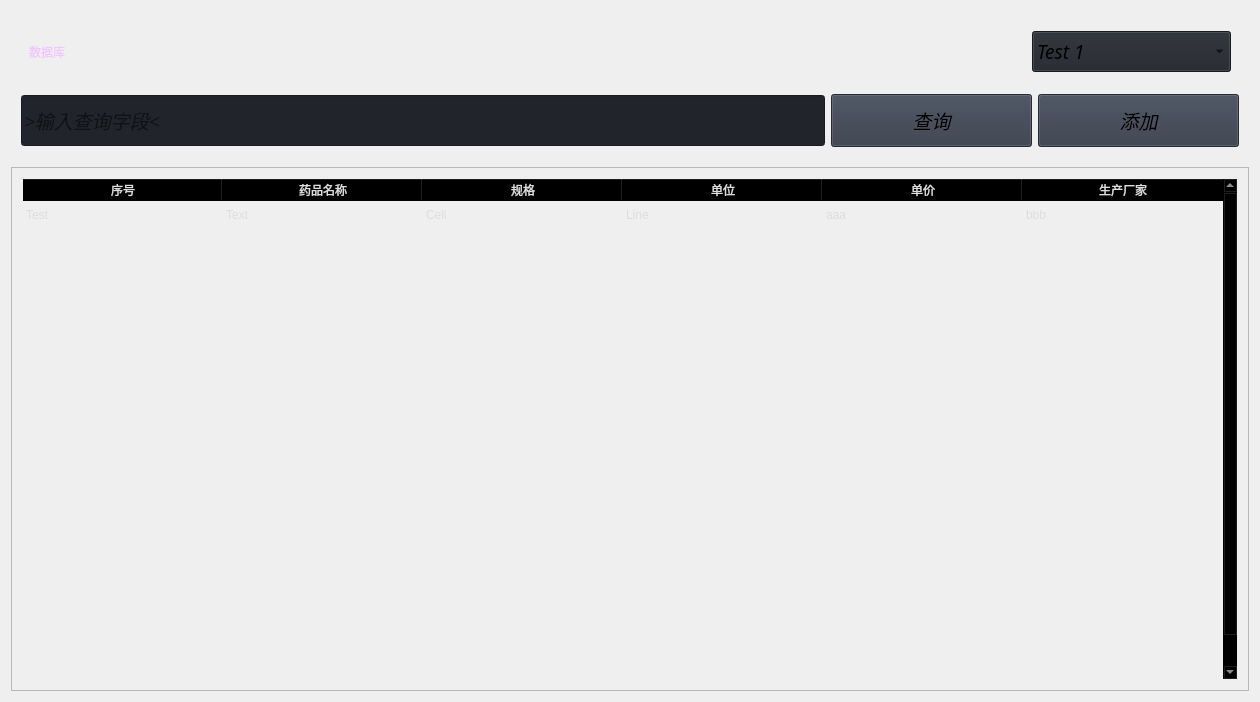
                     <widget class="QWidget" name="widgets">
                      <property name="styleSheet">
                       <string notr="true">font: italic 14pt &quot;Smiley Sans&quot;;</string>
                      </property>
                      <layout class="QVBoxLayout" name="verticalLayout" stretch="2,7">
                       <property name="topMargin">
                        <number>11</number>
                       </property>
                       <item>
                        <widget class="QFrame" name="row_1">
                         <property name="styleSheet">
                          <string notr="true">height: 35px;</string>
                         </property>
                         <layout class="QVBoxLayout" name="verticalLayout_16" stretch="1,1">
                          <item>
                           <widget class="QFrame" name="wid_3">
                            <layout class="QHBoxLayout" name="horizontalLayout_11" stretch="5,1">
                             <item>
                              <widget class="QLabel" name="label_database">
                               <property name="styleSheet">
                                <string notr="true">color: #F3C5FF;
background-image: url(:/images/images/images/bk.png);
background-position: center;
background-repeat: no-repeat;
font: italic 20pt &quot;Smiley Sans&quot;;</string>
                               </property>
                               <property name="lineWidth">
                                <number>1</number>
                               </property>
                               <property name="text">
                                <string>数据库</string>
                               </property>
                               <property name="alignment">
                                <set>Qt::AlignLeading|Qt::AlignLeft|Qt::AlignVCenter</set>
                               </property>
                              </widget>
                             </item>
                             <item>
                              <widget class="QComboBox" name="comboBox_sheet">
                               <property name="font">
                                <font>
                                 <family>Smiley Sans</family>
                                 <pointsize>14</pointsize>
                                 <weight>50</weight>
                                 <italic>true</italic>
                                 <bold>false</bold>
                                </font>
                               </property>
                               <property name="autoFillBackground">
                                <bool>false</bool>
                               </property>
                               <property name="styleSheet">
                                <string notr="true">background-color: rgb(33, 37, 43);
font: italic 14pt &quot;Smiley Sans&quot;;</string>
                               </property>
                               <property name="currentText">
                                <string>Test 1</string>
                               </property>
                               <property name="iconSize">
                                <size>
                                 <width>16</width>
                                 <height>16</height>
                                </size>
                               </property>
                               <property name="frame">
                                <bool>true</bool>
                               </property>
                               <item>
                                <property name="text">
                                 <string>Test 1</string>
                                </property>
                               </item>
                               <item>
                                <property name="text">
                                 <string>Test 2</string>
                                </property>
                               </item>
                               <item>
                                <property name="text">
                                 <string>Test 3</string>
                                </property>
                               </item>
                              </widget>
                             </item>
                            </layout>
                           </widget>
                          </item>
                          <item>
                           <widget class="QFrame" name="wid_4">
                            <property name="styleSheet">
                             <string notr="true">height: 45px;</string>
                            </property>
                            <layout class="QHBoxLayout" name="horizontalLayout_9" stretch="4,1,1">
                             <property name="leftMargin">
                              <number>1</number>
                             </property>
                             <property name="topMargin">
                              <number>1</number>
                             </property>
                             <property name="rightMargin">
                              <number>1</number>
                             </property>
                             <property name="bottomMargin">
                              <number>1</number>
                             </property>
                             <item>
                              <widget class="QLineEdit" name="lineEdit_select">
                               <property name="minimumSize">
                                <size>
                                 <width>0</width>
                                 <height>30</height>
                                </size>
                               </property>
                               <property name="font">
                                <font>
                                 <family>Smiley Sans</family>
                                 <pointsize>14</pointsize>
                                 <weight>50</weight>
                                 <italic>true</italic>
                                 <bold>false</bold>
                                </font>
                               </property>
                               <property name="styleSheet">
                                <string notr="true">background-color: rgb(33, 37, 43);</string>
                               </property>
                               <property name="text">
                                <string/>
                               </property>
                               <property name="placeholderText">
                                <string>&gt;输入查询字段&lt;</string>
                               </property>
                              </widget>
                             </item>
                             <item>
                              <widget class="QPushButton" name="pushButton_select">
                               <property name="minimumSize">
                                <size>
                                 <width>150</width>
                                 <height>30</height>
                                </size>
                               </property>
                               <property name="font">
                                <font>
                                 <family>Smiley Sans</family>
                                 <pointsize>14</pointsize>
                                 <weight>50</weight>
                                 <italic>true</italic>
                                 <bold>false</bold>
                                </font>
                               </property>
                               <property name="cursor">
                                <cursorShape>PointingHandCursor</cursorShape>
                               </property>
                               <property name="styleSheet">
                                <string notr="true">background-color: rgb(52, 59, 72);</string>
                               </property>
                               <property name="text">
                                <string>查询</string>
                               </property>
                               <property name="icon">
                                <iconset resource="resources.qrc">
                                 <normaloff>:/icons/images/icons/cil-find-in-page.png</normaloff>:/icons/images/icons/cil-find-in-page.png</iconset>
                               </property>
                              </widget>
                             </item>
                             <item>
                              <widget class="QPushButton" name="pushButton_add">
                               <property name="minimumSize">
                                <size>
                                 <width>150</width>
                                 <height>30</height>
                                </size>
                               </property>
                               <property name="font">
                                <font>
                                 <family>Smiley Sans</family>
                                 <pointsize>14</pointsize>
                                 <weight>50</weight>
                                 <italic>true</italic>
                                 <bold>false</bold>
                                </font>
                               </property>
                               <property name="cursor">
                                <cursorShape>PointingHandCursor</cursorShape>
                               </property>
                               <property name="styleSheet">
                                <string notr="true">background-color: rgb(52, 59, 72);</string>
                               </property>
                               <property name="text">
                                <string>添加</string>
                               </property>
                               <property name="icon">
                                <iconset resource="resources.qrc">
                                 <normaloff>:/icons/images/icons/cil-library-add.png</normaloff>:/icons/images/icons/cil-library-add.png</iconset>
                               </property>
                              </widget>
                             </item>
                            </layout>
                           </widget>
                          </item>
                         </layout>
                        </widget>
                       </item>
                       <item>
                        <widget class="QFrame" name="row_3">
                         <property name="minimumSize">
                          <size>
                           <width>0</width>
                           <height>150</height>
                          </size>
                         </property>
                         <property name="frameShape">
                          <enum>QFrame::StyledPanel</enum>
                         </property>
                         <property name="frameShadow">
                          <enum>QFrame::Raised</enum>
                         </property>
                         <layout class="QVBoxLayout" name="verticalLayout_17">
                          <property name="spacing">
                           <number>7</number>
                          </property>
                          <property name="leftMargin">
                           <number>11</number>
                          </property>
                          <property name="topMargin">
                           <number>11</number>
                          </property>
                          <property name="rightMargin">
                           <number>11</number>
                          </property>
                          <property name="bottomMargin">
                           <number>11</number>
                          </property>
                          <item>
                           <widget class="QTableWidget" name="tableWidget_drug">
                            <property name="sizePolicy">
                             <sizepolicy hsizetype="Expanding" vsizetype="Expanding">
                              <horstretch>0</horstretch>
                              <verstretch>0</verstretch>
                             </sizepolicy>
                            </property>
                            <property name="palette">
                             <palette>
                              <active>
                               <colorrole role="WindowText">
                                <brush brushstyle="SolidPattern">
                                 <color alpha="255">
                                  <red>221</red>
                                  <green>221</green>
                                  <blue>221</blue>
                                 </color>
                                </brush>
                               </colorrole>
                               <colorrole role="Button">
                                <brush brushstyle="SolidPattern">
                                 <color alpha="0">
                                  <red>0</red>
                                  <green>0</green>
                                  <blue>0</blue>
                                 </color>
                                </brush>
                               </colorrole>
                               <colorrole role="Text">
                                <brush brushstyle="SolidPattern">
                                 <color alpha="255">
                                  <red>221</red>
                                  <green>221</green>
                                  <blue>221</blue>
                                 </color>
                                </brush>
                               </colorrole>
                               <colorrole role="ButtonText">
                                <brush brushstyle="SolidPattern">
                                 <color alpha="255">
                                  <red>221</red>
                                  <green>221</green>
                                  <blue>221</blue>
                                 </color>
                                </brush>
                               </colorrole>
                               <colorrole role="Base">
                                <brush brushstyle="NoBrush">
                                 <color alpha="255">
                                  <red>0</red>
                                  <green>0</green>
                                  <blue>0</blue>
                                 </color>
                                </brush>
                               </colorrole>
                               <colorrole role="Window">
                                <brush brushstyle="SolidPattern">
                                 <color alpha="0">
                                  <red>0</red>
                                  <green>0</green>
                                  <blue>0</blue>
                                 </color>
                                </brush>
                               </colorrole>
                               <colorrole role="PlaceholderText">
                                <brush brushstyle="NoBrush">
                                 <color alpha="128">
                                  <red>221</red>
                                  <green>221</green>
                                  <blue>221</blue>
                                 </color>
                                </brush>
                               </colorrole>
                              </active>
                              <inactive>
                               <colorrole role="WindowText">
                                <brush brushstyle="SolidPattern">
                                 <color alpha="255">
                                  <red>221</red>
                                  <green>221</green>
                                  <blue>221</blue>
                                 </color>
                                </brush>
                               </colorrole>
                               <colorrole role="Button">
                                <brush brushstyle="SolidPattern">
                                 <color alpha="0">
                                  <red>0</red>
                                  <green>0</green>
                                  <blue>0</blue>
                                 </color>
                                </brush>
                               </colorrole>
                               <colorrole role="Text">
                                <brush brushstyle="SolidPattern">
                                 <color alpha="255">
                                  <red>221</red>
                                  <green>221</green>
                                  <blue>221</blue>
                                 </color>
                                </brush>
                               </colorrole>
                               <colorrole role="ButtonText">
                                <brush brushstyle="SolidPattern">
                                 <color alpha="255">
                                  <red>221</red>
                                  <green>221</green>
                                  <blue>221</blue>
                                 </color>
                                </brush>
                               </colorrole>
                               <colorrole role="Base">
                                <brush brushstyle="NoBrush">
                                 <color alpha="255">
                                  <red>0</red>
                                  <green>0</green>
                                  <blue>0</blue>
                                 </color>
                                </brush>
                               </colorrole>
                               <colorrole role="Window">
                                <brush brushstyle="SolidPattern">
                                 <color alpha="0">
                                  <red>0</red>
                                  <green>0</green>
                                  <blue>0</blue>
                                 </color>
                                </brush>
                               </colorrole>
                               <colorrole role="PlaceholderText">
                                <brush brushstyle="NoBrush">
                                 <color alpha="128">
                                  <red>221</red>
                                  <green>221</green>
                                  <blue>221</blue>
                                 </color>
                                </brush>
                               </colorrole>
                              </inactive>
                              <disabled>
                               <colorrole role="WindowText">
                                <brush brushstyle="SolidPattern">
                                 <color alpha="255">
                                  <red>221</red>
                                  <green>221</green>
                                  <blue>221</blue>
                                 </color>
                                </brush>
                               </colorrole>
                               <colorrole role="Button">
                                <brush brushstyle="SolidPattern">
                                 <color alpha="0">
                                  <red>0</red>
                                  <green>0</green>
                                  <blue>0</blue>
                                 </color>
                                </brush>
                               </colorrole>
                               <colorrole role="Text">
                                <brush brushstyle="SolidPattern">
                                 <color alpha="255">
                                  <red>221</red>
                                  <green>221</green>
                                  <blue>221</blue>
                                 </color>
                                </brush>
                               </colorrole>
                               <colorrole role="ButtonText">
                                <brush brushstyle="SolidPattern">
                                 <color alpha="255">
                                  <red>221</red>
                                  <green>221</green>
                                  <blue>221</blue>
                                 </color>
                                </brush>
                               </colorrole>
                               <colorrole role="Base">
                                <brush brushstyle="NoBrush">
                                 <color alpha="255">
                                  <red>0</red>
                                  <green>0</green>
                                  <blue>0</blue>
                                 </color>
                                </brush>
                               </colorrole>
                               <colorrole role="Window">
                                <brush brushstyle="SolidPattern">
                                 <color alpha="0">
                                  <red>0</red>
                                  <green>0</green>
                                  <blue>0</blue>
                                 </color>
                                </brush>
                               </colorrole>
                               <colorrole role="PlaceholderText">
                                <brush brushstyle="NoBrush">
                                 <color alpha="128">
                                  <red>221</red>
                                  <green>221</green>
                                  <blue>221</blue>
                                 </color>
                                </brush>
                               </colorrole>
                              </disabled>
                             </palette>
                            </property>
                            <property name="mouseTracking">
                             <bool>false</bool>
                            </property>
                            <property name="styleSheet">
                             <string notr="true">font: italic 10pt &quot;Smiley Sans&quot;;</string>
                            </property>
                            <property name="frameShape">
                             <enum>QFrame::NoFrame</enum>
                            </property>
                            <property name="verticalScrollBarPolicy">
                             <enum>Qt::ScrollBarAlwaysOn</enum>
                            </property>
                            <property name="sizeAdjustPolicy">
                             <enum>QAbstractScrollArea::AdjustToContents</enum>
                            </property>
                            <property name="editTriggers">
                             <set>QAbstractItemView::NoEditTriggers</set>
                            </property>
                            <property name="selectionMode">
                             <enum>QAbstractItemView::SingleSelection</enum>
                            </property>
                            <property name="selectionBehavior">
                             <enum>QAbstractItemView::SelectRows</enum>
                            </property>
                            <property name="showGrid">
                             <bool>true</bool>
                            </property>
                            <property name="gridStyle">
                             <enum>Qt::SolidLine</enum>
                            </property>
                            <property name="sortingEnabled">
                             <bool>false</bool>
                            </property>
                            <property name="columnCount">
                             <number>6</number>
                            </property>
                            <attribute name="horizontalHeaderVisible">
                             <bool>true</bool>
                            </attribute>
                            <attribute name="horizontalHeaderCascadingSectionResizes">
                             <bool>true</bool>
                            </attribute>
                            <attribute name="horizontalHeaderDefaultSectionSize">
                             <number>200</number>
                            </attribute>
                            <attribute name="horizontalHeaderStretchLastSection">
                             <bool>true</bool>
                            </attribute>
                            <attribute name="verticalHeaderVisible">
                             <bool>false</bool>
                            </attribute>
                            <attribute name="verticalHeaderCascadingSectionResizes">
                             <bool>false</bool>
                            </attribute>
                            <attribute name="verticalHeaderHighlightSections">
                             <bool>false</bool>
                            </attribute>
                            <attribute name="verticalHeaderStretchLastSection">
                             <bool>true</bool>
                            </attribute>
                            <row>
                             <property name="text">
                              <string>New Row</string>
                             </property>
                             <property name="font">
                              <font>
                               <family>Segoe UI</family>
                              </font>
                             </property>
                            </row>
                            <row>
                             <property name="text">
                              <string>New Row</string>
                             </property>
                            </row>
                            <row>
                             <property name="text">
                              <string>New Row</string>
                             </property>
                            </row>
                            <row>
                             <property name="text">
                              <string>New Row</string>
                             </property>
                            </row>
                            <row>
                             <property name="text">
                              <string>New Row</string>
                             </property>
                            </row>
                            <row>
                             <property name="text">
                              <string>New Row</string>
                             </property>
                            </row>
                            <row>
                             <property name="text">
                              <string>New Row</string>
                             </property>
                            </row>
                            <row>
                             <property name="text">
                              <string>New Row</string>
                             </property>
                            </row>
                            <row>
                             <property name="text">
                              <string>New Row</string>
                             </property>
                            </row>
                            <row>
                             <property name="text">
                              <string>New Row</string>
                             </property>
                            </row>
                            <row>
                             <property name="text">
                              <string>New Row</string>
                             </property>
                            </row>
                            <row>
                             <property name="text">
                              <string>New Row</string>
                             </property>
                            </row>
                            <row>
                             <property name="text">
                              <string>New Row</string>
                             </property>
                            </row>
                            <row>
                             <property name="text">
                              <string>New Row</string>
                             </property>
                            </row>
                            <row>
                             <property name="text">
                              <string>New Row</string>
                             </property>
                            </row>
                            <row>
                             <property name="text">
                              <string>New Row</string>
                             </property>
                            </row>
                            <column>
                             <property name="text">
                              <string>序号</string>
                             </property>
                            </column>
                            <column>
                             <property name="text">
                              <string>药品名称</string>
                             </property>
                            </column>
                            <column>
                             <property name="text">
                              <string>规格</string>
                             </property>
                            </column>
                            <column>
                             <property name="text">
                              <string>单位</string>
                             </property>
                            </column>
                            <column>
                             <property name="text">
                              <string>单价</string>
                             </property>
                            </column>
                            <column>
                             <property name="text">
                              <string>生产厂家</string>
                             </property>
                            </column>
                            <item row="0" column="0">
                             <property name="text">
                              <string>Test</string>
                             </property>
                            </item>
                            <item row="0" column="1">
                             <property name="text">
                              <string>Text</string>
                             </property>
                            </item>
                            <item row="0" column="2">
                             <property name="text">
                              <string>Cell</string>
                             </property>
                            </item>
                            <item row="0" column="3">
                             <property name="text">
                              <string>Line</string>
                             </property>
                            </item>
                            <item row="0" column="4">
                             <property name="text">
                              <string>aaa</string>
                             </property>
                            </item>
                            <item row="0" column="5">
                             <property name="text">
                              <string>bbb</string>
                             </property>
                            </item>
                           </widget>
                          </item>
                         </layout>
                        </widget>
                       </item>
                      </layout>
                     </widget>
